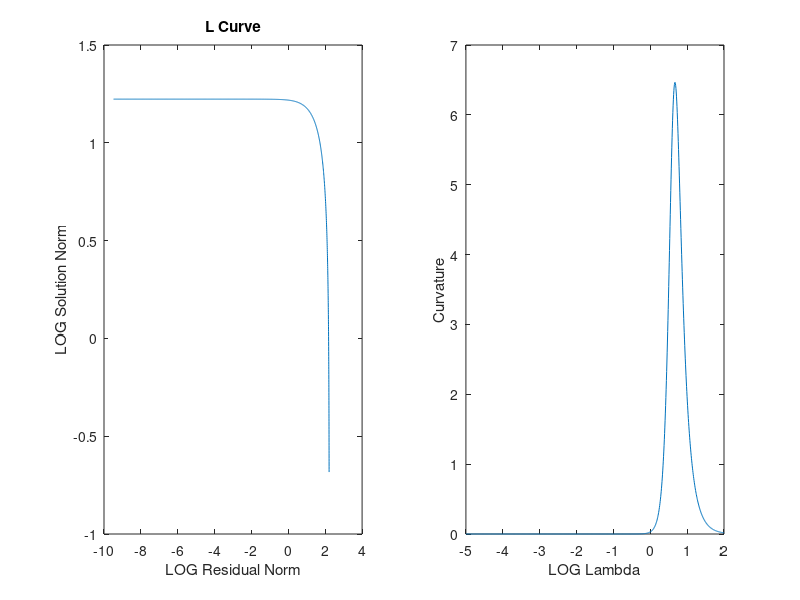
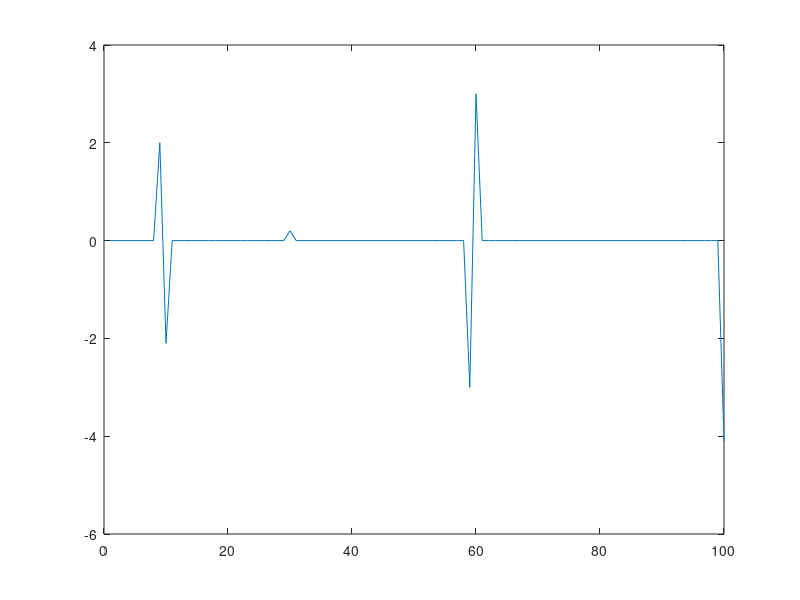

MATLAB code to generate these figures, in order: (Note: this script raises an error after producing the figures.)
%% Assignment #2
% Carter Kruse, July 26th

% Each computational question will build on the previous. When MATLAB
% specific code is given, tools such as ChatGPT or other
% language-conversion programs may be used to translate the code into a
% different coding language.

% Let n = 100 and m = 80.
n = 100;
m = 80;

%% 1) Set-Up
% Generate a matrix 'A' in R^{m x n} such that 'A' is a matrix of normally 
% distributed random numbers with mean '0' and standard deviation '1'.

% In MATLAB, this can be accomplished using the 'randn' function.
A = randn(m, n);

% Generate a vector 'x' using the following code:
x = zeros(n, 1) ;
x(10:30) = 3 - 1/10 * (10:30);
x(30:60) = -3 + 1/10 * (30:60);
x(60:100) = -6 + 1/10 * (60:100);

% This should result in an 'x' that is piecewise-linear.

%% Computation

% Compute b = Ax + ε, where ε is Gaussian white noise with standard
% deviation η = 1.
eta = 1; epsilon = eta * randn(m, 1);
b = A * x + epsilon;

%% 2) L-Curve
% Compute the L-Curve for the Tikhonov regularization problem with these
% variables. Use the maximum of the curvature plot to find a near-optimal
% value for λ.

% Adapt the relevant sections of the Tikhonov example code on Canvas to
% compute the L-curve and curvature.

% Number of lambda samples to try.
num_lambda = 1000;

% Perturbation Errors
pert_error = zeros(num_lambda, 1);

% Bias Errors
bias_error = zeros(num_lambda, 1);

% Create a logspace of all of the lambdas to try.
lambda = logspace(-5, 2, num_lambda);

% Curvature
c_hat = zeros(num_lambda,1);

% Apply Update Algorithm
for i = 1:num_lambda
    fx_reconstruct = (A' * A + lambda(i)^2 * eye(n)) \ A' * b;
    pert_error(i) = norm(A * fx_reconstruct - b, 2)^2;
    bias_error(i) = norm(fx_reconstruct, 2)^2;
    
    z_lambda = (A' * A + lambda(i)^2 * eye(n)) \ A' * (A * fx_reconstruct - b);
    bias_der = 4 / lambda(i) * fx_reconstruct' * z_lambda;
    
    numerator = lambda(i)^2 * bias_der * pert_error(i) + 2 * lambda(i) * ...
        bias_error(i) * pert_error(i) + lambda(i)^4 * bias_error(i) * bias_der;
    denominator = (lambda(i)^2 * bias_error(i)^2 + pert_error(i)^2)^(3/2);
    c_hat(i) = 2 * bias_error(i) * pert_error(i) / bias_der * numerator / denominator;
end

%% Display Plots

% Display Figure
figure;

% Subplot
subplot(1, 2, 1);
plot(1/2 * log10(pert_error), 1/2 * log10(bias_error));

% Title/Labels
title('L Curve');
xlabel('LOG Residual Norm');ylabel('LOG Solution Norm');

% Subplot
subplot(1, 2, 2);
plot(log10(lambda), c_hat);

% Labels
xlabel('LOG Lambda'); ylabel('Curvature');

%% Optimal λ Value

% For the optimal λ value, just look at the curvature plot to see which λ 
% produced the largest value.
lambda = 10^0.68969; disp(lambda);

%% 3) Compute Tikhonov Solution

% Compute the Tikhonov solution 'x_{L2}' to this problem using the optimal 
% λ found previously.
x_L2 = (A' * A + lambda^2 * eye(n)) \ A' * b;

%% 4) Matrix L

% Form a matrix 'L' using the following code:
L = -2 * eye(n) + diag(ones(n - 1, 1), 1) + diag(ones(n - 1, 1), -1);

% This matrix acts as a second derivative operator. Compute 'Lx' using the
% ground truth 'x' and plot the result.
value = L * x;
figure; plot(value);

%% Explanation

% We find that the result (displayed in the plot) represents a vector that
% is sparse in nature.

% This is the case as the the matrix 'L' acts as a 2nd derivative
% operator and 'x' is piecewise-linear. Thus, the 'spikes' displayed in the
% plot represent points where 'x' is discontinuous (i.e. the 2nd derivative
% is not equal to zero).

%% 5) L1 Regularization
% Let 's' in R^n such that x = L^{-1} s. Using λ = 0.01, find the solution
% 's_{L1}' to the following L1 regularization problem:

% s_{L1} = min_{s} norm{A L^{-1} s - b}_2^2 + λ norm{s}_1

% Compute x_{L1} = L^{-1} s_{L1}.
% Hint: Use the 'lasso' function in MATLAB.
x_L1 = L \ lasso(A / L, b, 'Lambda', 0.01);

%% 6) Display Plots
% Plot 'x_L2' and 'x_L1' and compare these results.

% Display Figure
figure;

% Plots
hold on;
    plot(x, 'k');
    plot(x_L2, 'r');
    plot(x_L1, 'b');
hold off;

% Legend
legend('X', 'L2 (Tikhonov)', 'L1');

%% Explanation

% In comparing the results, we find that the L1 solution is better than the
% L2 (Tikhonov) solution, as it matches the actual 'x' better.

% This highlights the use of the L1 regularization compared to the L2
% regularization in specific cases.
